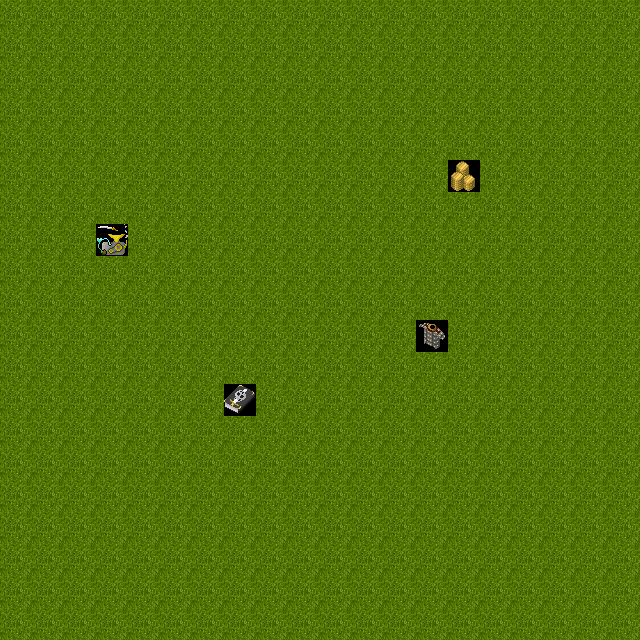

Tiled map render using the project's own tile images. Description and the whole map definition, tile-layer contents included, below:
An orthogonal 20x20 tile map with 32x32 px tiles, 1 tile layer (Слой тайлов 1).

<map version="1.2" tiledversion="1.2.0" orientation="orthogonal" renderorder="right-down" width="20" height="20" tilewidth="32" tileheight="32" infinite="0" nextlayerid="2" nextobjectid="1">
 <tileset firstgid="1" source="testTileSet.tsx" />
 <layer id="1" name="Слой тайлов 1" width="20" height="20">
  <data encoding="csv">
954,954,954,954,954,954,954,954,954,954,954,954,954,954,954,954,954,954,954,954,
954,954,954,954,954,954,954,954,954,954,954,954,954,954,954,954,954,954,954,954,
954,954,954,954,954,954,954,954,954,954,954,954,954,954,954,954,954,954,954,954,
954,954,954,954,954,954,954,954,954,954,954,954,954,954,954,954,954,954,954,954,
954,954,954,954,954,954,954,954,954,954,954,954,954,954,954,954,954,954,954,954,
954,954,954,954,954,954,954,954,954,954,954,954,954,954,1532,954,954,954,954,954,
954,954,954,954,954,954,954,954,954,954,954,954,954,954,954,954,954,954,954,954,
954,954,954,1016,954,954,954,954,954,954,954,954,954,954,954,954,954,954,954,954,
954,954,954,954,954,954,954,954,954,954,954,954,954,954,954,954,954,954,954,954,
954,954,954,954,954,954,954,954,954,954,954,954,954,954,954,954,954,954,954,954,
954,954,954,954,954,954,954,954,954,954,954,954,954,1338,954,954,954,954,954,954,
954,954,954,954,954,954,954,954,954,954,954,954,954,954,954,954,954,954,954,954,
954,954,954,954,954,954,954,1464,954,954,954,954,954,954,954,954,954,954,954,954,
954,954,954,954,954,954,954,954,954,954,954,954,954,954,954,954,954,954,954,954,
954,954,954,954,954,954,954,954,954,954,954,954,954,954,954,954,954,954,954,954,
954,954,954,954,954,954,954,954,954,954,954,954,954,954,954,954,954,954,954,954,
954,954,954,954,954,954,954,954,954,954,954,954,954,954,954,954,954,954,954,954,
954,954,954,954,954,954,954,954,954,954,954,954,954,954,954,954,954,954,954,954,
954,954,954,954,954,954,954,954,954,954,954,954,954,954,954,954,954,954,954,954,
954,954,954,954,954,954,954,954,954,954,954,954,954,954,954,954,954,954,954,954
</data>
 </layer>
</map>
